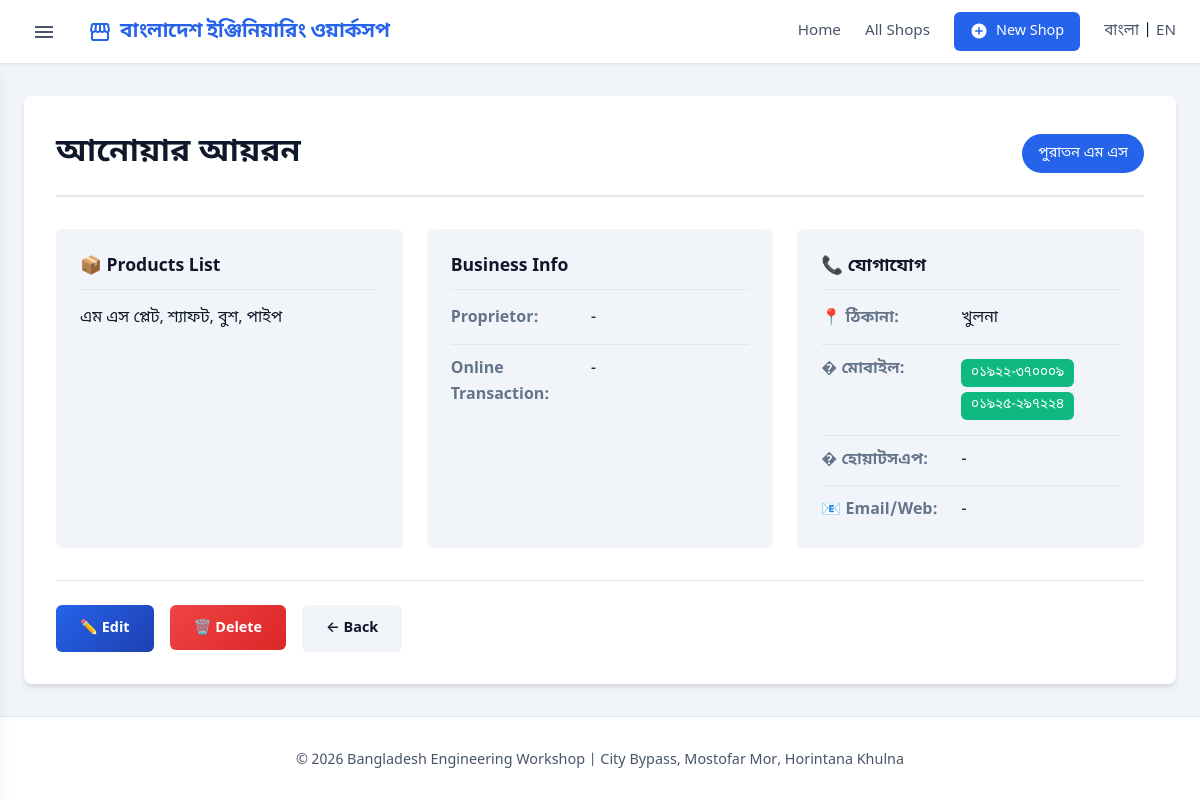
/shop/1, run on the app's committed database.
### database.py (models this page shows)
class Shop(db.Model):
    __tablename__ = 'shops'
    id = db.Column(db.Integer, primary_key=True)
    category_id = db.Column(db.Integer, db.ForeignKey('categories.id'))
    serial_no = db.Column(db.String(5000))
    name = db.Column(db.String(20000))
    proprietor = db.Column(db.String(10000))
    address = db.Column(db.Text)
    mobile = db.Column(db.String(10000))
    transaction_status = db.Column(db.String(10000))
    whatsapp = db.Column(db.String(5000))
    email_web = db.Column(db.String(10000))
    products = db.Column(db.Text)
    created_at = db.Column(db.DateTime, default=datetime.datetime.now)
    updated_at = db.Column(db.DateTime, default=datetime.datetime.now, onupdate=datetime.datetime.now)
    def to_dict(self):
        return {
            'id': self.id,
            'category_id': self.category_id,
            'category_name': self.category.name if self.category else '',
            'category_name_english': self.category.name_english if self.category else '',
            'serial_no': self.serial_no,
            'name': self.name,
            'proprietor': self.proprietor,
            'address': self.address,
            'mobile': self.mobile,
            'transaction_status': self.transaction_status,
            'whatsapp': self.whatsapp,
            'email_web': self.email_web,
            'products': self.products,
            'created_at': self.created_at.isoformat() if self.created_at else None,
            'updated_at': self.updated_at.isoformat() if self.updated_at else None
        }

class Category(db.Model):
    __tablename__ = 'categories'
    id = db.Column(db.Integer, primary_key=True)
    name = db.Column(db.String(10000), nullable=False)
    name_english = db.Column(db.String(10000))
    shops = db.relationship('Shop', backref='category', lazy=True)
    def to_dict(self):
        return {
            'id': self.id,
            'name': self.name,
            'name_english': self.name_english
        }

### app.py (the view)
@app.route('/shop/<int:shop_id>')
def shop_detail(shop_id):
    shop = db.get_shop_by_id(shop_id)
    if not shop:
        flash('দোকান খুঁজে পাওয়া যায়নি!', 'error')
        return redirect(url_for('index'))
    return render_template('shop_detail.html', shop=shop)

### app.py (called while the page is built, shortened)
def get_locale():
    if 'lang' in session:
        return session['lang']
    return request.accept_languages.best_match(['bn', 'en'])

@app.context_processor
def inject_categories():
    return dict(categories=db.get_all_categories())

@app.template_filter('parse_contact_info')
def parse_contact_info(value):
    if not value:
        return {'type': 'text', 'value': '-'}

### database.py (called while the page is built)
    def get_all_categories(self):
        cats = Category.query.order_by(Category.id).all()
        return [c.to_dict() for c in cats]

    def get_shop_by_id(self, shop_id):
        shop = Shop.query.get(shop_id)
        return shop.to_dict() if shop else None

### templates/shop_detail.html (shortened to what this page needs)
{% extends 'base.html' %}
{% block content %}
<section class="shop-detail">
    <div class="shop-detail-header">
        <h1>{{ shop.name }}</h1>
        {% if shop.category_name %}
        <a href="{{ url_for('category_shops', category_id=shop.category_id) }}" class="category-badge large">
            {{ shop.category_name }}
        </a>
        {% endif %}
    </div>
    <div class="shop-detail-body">
        <div class="detail-grid">
            <div class="detail-card">
                <h3>📦 {{ _('Products List') }}</h3>
                <div class="products-content">
                    {{ shop.products or _('No products list available') }}
                </div>
            </div>
            <div class="detail-card">
                <h3> {{ _('Business Info') }}</h3>
                <div class="detail-row">
                    <div class="detail-label">{{ _('Proprietor') }}:</div>
                    <div class="detail-value">{{ shop.proprietor or '-' }}</div>
                </div>
                <div class="detail-row">
                    <div class="detail-label">{{ _('Online Transaction') }}:</div>
                    <div class="detail-value">{{ shop.transaction_status or '-' }}</div>
                </div>
            </div>
            <div class="detail-card">
                <h3>📞 যোগাযোগ</h3>
                <div class="detail-row">
                    <div class="detail-label">📍 ঠিকানা:</div>
                    <div class="detail-value">{{ shop.address or '-' }}</div>
                </div>
                <div class="detail-row">
                    <div class="detail-label">� মোবাইল:</div>
                    <div class="detail-value">
                        {% if shop.mobile %}
                        {% for num in shop.mobile.split() %}
                        <a href="tel:{{ num }}" class="phone-link">{{ num }}</a>
                        {% endfor %}
                        {% else %}
                        -
                        {% endif %}
                    </div>
                </div>
                <div class="detail-row">
                    <div class="detail-label">� হোয়াটসএপ:</div>
                    <div class="detail-value">
                        {% if shop.whatsapp %}
                        <a href="https://wa.me/{{ shop.whatsapp.replace('-', '').replace(' ', '') }}" target="_blank"
                            class="whatsapp-link">
                            {{ shop.whatsapp }}
                        </a>
                        {% else %}
                        -
                        {% endif %}
                    </div>
                </div>
                <div class="detail-row">
                    <div class="detail-label">📧 {{ _('Email/Web') }}:</div>
                    <div class="detail-value">
                        {% set contact = shop.email_web | parse_contact_info %}
                        {% if contact.type == 'email' %}
                        <a href="mailto:{{ contact.value }}" class="email-link">{{ contact.value }}</a>
                        {% elif contact.type == 'web' %}
                        <a href="{{ contact.value if 'http' in contact.value else 'http://' + contact.value }}"
                            target="_blank" class="web-link">{{ contact.value }}</a>
                        {% else %}
                        {{ contact.value }}
                        {% endif %}
                    </div>
                </div>
            </div>
        </div>
    </div>
    <div class="shop-detail-actions">
        <a href="{{ url_for('edit_shop', shop_id=shop.id) }}" class="btn btn-primary">✏️ {{ _('Edit') }}</a>
        <form action="{{ url_for('delete_shop', shop_id=shop.id) }}" method="POST" class="delete-form"
            onsubmit="return confirm('{{ _('Are you sure you want to delete this shop?') }}');">
            <button type="submit" class="btn btn-danger">🗑️ {{ _('Delete') }}</button>
        </form>
        <a href="{{ url_for('index') }}" class="btn btn-secondary">← {{ _('Back') }}</a>
    </div>
</section>
{% endblock %}

### static/style.css (style rules this page uses)
:root { --primary: #2563eb; --primary-dark: #1e40af; --secondary: #64748b; --success: #10b981; --danger: #ef4444; --surface: #ffffff; --background: #f1f5f9; --text-main: #0f172a; --text-muted: #475569; --border: #e2e8f0; --dark: var(--text-main); --light: var(--background); --text-color: var(--text-main); --shadow-sm: 0 1px 2px 0 rgba(0, 0, 0, 0.05); --shadow: 0 4px 6px -1px rgba(0, 0, 0, 0.1), 0 2px 4px -1px rgba(0, 0, 0, 0.06); --shadow-lg: 0 10px 15px -3px rgba(0, 0, 0, 0.1); --radius: 8px; --radius-sm: 6px; --font-main: 'Noto Sans Bengali', system-ui, -apple-system, sans-serif; --transition: all 0.2s cubic-bezier(0.4, 0, 0.2, 1); }
* { margin: 0; padding: 0; box-sizing: border-box; }
body { font-family: var(--font-main); background-color: var(--background); color: var(--text-main); line-height: 1.6; min-height: 100vh; display: flex; flex-direction: column; }
.btn { display: inline-block; padding: 0.75rem 1.5rem; border-radius: var(--radius-sm); text-decoration: none; font-weight: 600; font-size: 0.9rem; transition: var(--transition); border: none; cursor: pointer; font-family: inherit; background: var(--primary); color: white; }
.btn-primary { background: linear-gradient(135deg, var(--primary), var(--primary-dark)); }
.btn-secondary { background: var(--light); color: var(--dark); }
.btn-danger { background: linear-gradient(135deg, var(--danger), #dc2626); }
.category-badge { background: var(--primary); color: white; padding: 0.25rem 0.75rem; border-radius: 50px; font-size: 0.75rem; text-decoration: none; white-space: nowrap; }
.category-badge.large { padding: 0.5rem 1rem; font-size: 0.9rem; }
.shop-detail { background: white; border-radius: var(--radius); padding: 2rem; margin: 2rem 0; box-shadow: var(--shadow); }
.shop-detail-header { display: flex; justify-content: space-between; align-items: center; flex-wrap: wrap; gap: 1rem; margin-bottom: 2rem; padding-bottom: 1rem; border-bottom: 2px solid var(--border); }
.shop-detail-header h1 { font-size: 2rem; color: var(--dark); }
.detail-grid { display: grid; grid-template-columns: repeat(auto-fit, minmax(300px, 1fr)); gap: 1.5rem; }
.detail-card { background: var(--light); border-radius: var(--radius-sm); padding: 1.5rem; }
.detail-card h3 { font-size: 1.1rem; color: var(--dark); margin-bottom: 1rem; padding-bottom: 0.5rem; border-bottom: 1px solid var(--border); }
.detail-row { display: flex; margin-bottom: 0.75rem; border-bottom: 1px solid var(--border); padding-bottom: 0.75rem; }
.detail-row:last-child { border-bottom: none; margin-bottom: 0; padding-bottom: 0; }
.detail-label { width: 140px; font-weight: 600; color: var(--secondary); flex-shrink: 0; }
.detail-value { flex: 1; color: var(--dark); font-weight: 500; }
.phone-link, .email-link, .web-link { display: inline-block; background: var(--success); color: white; padding: 0.2rem 0.6rem; border-radius: var(--radius-sm); text-decoration: none; margin: 0.15rem 0; font-size: 0.85rem; direction: ltr; }
.shop-detail-actions { display: flex; gap: 1rem; margin-top: 2rem; padding-top: 1.5rem; border-top: 1px solid var(--border); flex-wrap: wrap; }
.delete-form { display: inline; }

### data on the page
Shop: name "আনোয়ার আয়রন", products "এম এস প্লেট, শ্যাফট, বুশ, পাইপ", address "খুলনা"
Category: category_name "পুরাতন এম এস"

### other printed values
{{ shop.proprietor or '-' }} "-"
{{ shop.transaction_status or '-' }} "-"
{{ num }} "০১৯২২-৩৭০০০৯" "০১৯২৫-২৯৭২২৪"
{{ contact.value }} "-"
